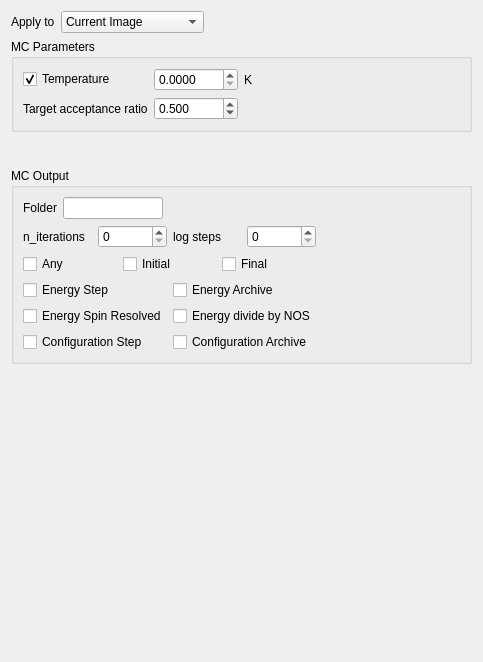
         <widget class="QWidget" name="page_4">
          <property name="geometry">
           <rect>
            <x>0</x>
            <y>0</y>
            <width>483</width>
            <height>662</height>
           </rect>
          </property>
          <property name="sizePolicy">
           <sizepolicy hsizetype="Preferred" vsizetype="Preferred">
            <horstretch>0</horstretch>
            <verstretch>0</verstretch>
           </sizepolicy>
          </property>
          <property name="minimumSize">
           <size>
            <width>0</width>
            <height>0</height>
           </size>
          </property>
          <attribute name="label">
           <string>MC</string>
          </attribute>
          <layout class="QGridLayout" name="gridLayout_3">
           <item row="13" column="0">
            <widget class="QGroupBox" name="groupBox_18">
             <property name="minimumSize">
              <size>
               <width>0</width>
               <height>0</height>
              </size>
             </property>
             <property name="title">
              <string>MC Output</string>
             </property>
             <layout class="QGridLayout" name="gridLayout_94">
              <item row="2" column="4">
               <spacer name="horizontalSpacer_51">
                <property name="orientation">
                 <enum>Qt::Horizontal</enum>
                </property>
                <property name="sizeHint" stdset="0">
                 <size>
                  <width>40</width>
                  <height>20</height>
                 </size>
                </property>
               </spacer>
              </item>
              <item row="3" column="0">
               <layout class="QGridLayout" name="gridLayout_102">
                <item row="0" column="0">
                 <widget class="QCheckBox" name="checkBox_mc_output_energy_step">
                  <property name="text">
                   <string>Energy Step</string>
                  </property>
                 </widget>
                </item>
                <item row="0" column="1">
                 <widget class="QCheckBox" name="checkBox_mc_output_energy_archive">
                  <property name="text">
                   <string>Energy Archive</string>
                  </property>
                 </widget>
                </item>
                <item row="1" column="0">
                 <widget class="QCheckBox" name="checkBox_mc_output_energy_spin_resolved">
                  <property name="text">
                   <string>Energy Spin Resolved</string>
                  </property>
                 </widget>
                </item>
                <item row="2" column="0">
                 <widget class="QCheckBox" name="checkBox_mc_output_configuration_step">
                  <property name="text">
                   <string>Configuration Step</string>
                  </property>
                 </widget>
                </item>
                <item row="1" column="1">
                 <widget class="QCheckBox" name="checkBox_mc_output_energy_divide">
                  <property name="text">
                   <string>Energy divide by NOS</string>
                  </property>
                 </widget>
                </item>
                <item row="2" column="1">
                 <widget class="QCheckBox" name="checkBox_mc_output_configuration_archive">
                  <property name="text">
                   <string>Configuration Archive</string>
                  </property>
                 </widget>
                </item>
               </layout>
              </item>
              <item row="1" column="0">
               <layout class="QGridLayout" name="gridLayout_59">
                <item row="0" column="0">
                 <widget class="QLabel" name="label_60">
                  <property name="text">
                   <string>n_iterations</string>
                  </property>
                 </widget>
                </item>
                <item row="0" column="1">
                 <widget class="QSpinBox" name="spinBox_mc_n_iterations">
                  <property name="maximum">
                   <number>999999999</number>
                  </property>
                 </widget>
                </item>
                <item row="0" column="3">
                 <widget class="QSpinBox" name="spinBox_mc_log_steps">
                  <property name="maximum">
                   <number>999999999</number>
                  </property>
                 </widget>
                </item>
                <item row="0" column="2">
                 <widget class="QLabel" name="label_48">
                  <property name="text">
                   <string>log steps</string>
                  </property>
                 </widget>
                </item>
               </layout>
              </item>
              <item row="2" column="0">
               <layout class="QGridLayout" name="gridLayout_101">
                <item row="0" column="1">
                 <widget class="QCheckBox" name="checkBox_mc_output_initial">
                  <property name="text">
                   <string>Initial</string>
                  </property>
                 </widget>
                </item>
                <item row="0" column="2">
                 <widget class="QCheckBox" name="checkBox_mc_output_final">
                  <property name="text">
                   <string>Final</string>
                  </property>
                 </widget>
                </item>
                <item row="0" column="0">
                 <widget class="QCheckBox" name="checkBox_mc_output_any">
                  <property name="text">
                   <string>Any</string>
                  </property>
                 </widget>
                </item>
               </layout>
              </item>
              <item row="0" column="0">
               <layout class="QGridLayout" name="gridLayout_181">
                <item row="0" column="0">
                 <widget class="QLabel" name="label_12">
                  <property name="text">
                   <string>Folder</string>
                  </property>
                 </widget>
                </item>
                <item row="0" column="1">
                 <widget class="QLineEdit" name="lineEdit_mc_output_folder">
                  <property name="maximumSize">
                   <size>
                    <width>100</width>
                    <height>16777215</height>
                   </size>
                  </property>
                 </widget>
                </item>
                <item row="0" column="2">
                 <spacer name="horizontalSpacer_12">
                  <property name="orientation">
                   <enum>Qt::Horizontal</enum>
                  </property>
                  <property name="sizeHint" stdset="0">
                   <size>
                    <width>40</width>
                    <height>20</height>
                   </size>
                  </property>
                 </spacer>
                </item>
               </layout>
              </item>
             </layout>
            </widget>
           </item>
           <item row="11" column="0">
            <widget class="QGroupBox" name="groupBox_9">
             <property name="minimumSize">
              <size>
               <width>0</width>
               <height>0</height>
              </size>
             </property>
             <property name="title">
              <string>MC Parameters</string>
             </property>
             <layout class="QGridLayout" name="gridLayout_55">
              <item row="0" column="0">
               <layout class="QGridLayout" name="gridLayout_69">
                <item row="0" column="1">
                 <widget class="QDoubleSpinBox" name="doubleSpinBox_mc_temperature">
                  <property name="decimals">
                   <number>4</number>
                  </property>
                  <property name="maximum">
                   <double>1000.000000000000000</double>
                  </property>
                 </widget>
                </item>
                <item row="0" column="0">
                 <widget class="QCheckBox" name="checkBox_mc_temperature">
                  <property name="text">
                   <string>Temperature</string>
                  </property>
                  <property name="checked">
                   <bool>true</bool>
                  </property>
                 </widget>
                </item>
                <item row="1" column="1">
                 <widget class="QDoubleSpinBox" name="doubleSpinBox_mc_acceptance">
                  <property name="decimals">
                   <number>3</number>
                  </property>
                  <property name="maximum">
                   <double>1.000000000000000</double>
                  </property>
                  <property name="singleStep">
                   <double>0.100000000000000</double>
                  </property>
                  <property name="value">
                   <double>0.500000000000000</double>
                  </property>
                 </widget>
                </item>
                <item row="0" column="2">
                 <widget class="QLabel" name="label_59">
                  <property name="text">
                   <string>K</string>
                  </property>
                 </widget>
                </item>
                <item row="1" column="0">
                 <widget class="QLabel" name="label_11">
                  <property name="text">
                   <string>Target acceptance ratio</string>
                  </property>
                 </widget>
                </item>
               </layout>
              </item>
              <item row="0" column="1">
               <spacer name="horizontalSpacer_45">
                <property name="orientation">
                 <enum>Qt::Horizontal</enum>
                </property>
                <property name="sizeHint" stdset="0">
                 <size>
                  <width>40</width>
                  <height>20</height>
                 </size>
                </property>
               </spacer>
              </item>
             </layout>
            </widget>
           </item>
           <item row="14" column="0">
            <spacer name="verticalSpacer_2">
             <property name="orientation">
              <enum>Qt::Vertical</enum>
             </property>
             <property name="sizeHint" stdset="0">
              <size>
               <width>20</width>
               <height>40</height>
              </size>
             </property>
            </spacer>
           </item>
           <item row="12" column="0">
            <spacer name="verticalSpacer_22">
             <property name="orientation">
              <enum>Qt::Vertical</enum>
             </property>
             <property name="sizeType">
              <enum>QSizePolicy::Fixed</enum>
             </property>
             <property name="sizeHint" stdset="0">
              <size>
               <width>20</width>
               <height>30</height>
              </size>
             </property>
            </spacer>
           </item>
           <item row="0" column="0">
            <layout class="QGridLayout" name="gridLayout_15">
             <item row="0" column="0">
              <widget class="QLabel" name="label_8">
               <property name="text">
                <string>Apply to</string>
               </property>
              </widget>
             </item>
             <item row="0" column="1">
              <widget class="QComboBox" name="comboBox_MC_ApplyTo">
               <property name="minimumSize">
                <size>
                 <width>120</width>
                 <height>0</height>
                </size>
               </property>
               <item>
                <property name="text">
                 <string>Current Image</string>
                </property>
               </item>
               <item>
                <property name="text">
                 <string>Current Image Chain</string>
                </property>
               </item>
               <item>
                <property name="text">
                 <string>All Images</string>
                </property>
               </item>
              </widget>
             </item>
             <item row="0" column="2">
              <spacer name="horizontalSpacer_9">
               <property name="orientation">
                <enum>Qt::Horizontal</enum>
               </property>
               <property name="sizeHint" stdset="0">
                <size>
                 <width>40</width>
                 <height>20</height>
                </size>
               </property>
              </spacer>
             </item>
            </layout>
           </item>
          </layout>
         </widget>
